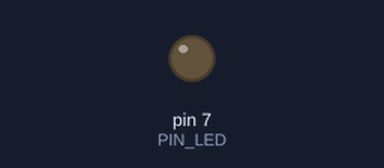
The sketch below on a simulated Arduino Uno, built with avr-gcc and run on an emulated ATmega328P. On the bench: output pins drawn as LEDs (lit = HIGH). Dashed ring = blinking. At 2.0 s the program stops and its outputs stay as they are.

Above: at 0.5 s.
At 1.76 s:
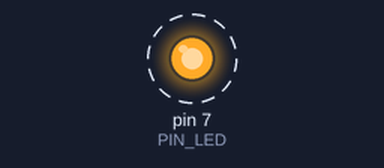
Timing chart, 0 to 3.0 s (numbered marks = the images above):
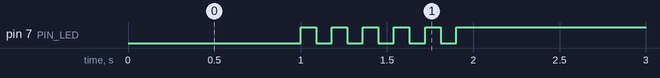

Measured:
- by itself, pin 7 (PIN_LED): alternates HIGH for 0.09 s and LOW for 0.09 s, 11 changes in all, then stays HIGH

The sketch:

05_practice_2.ino
```cpp
#define PIN_LED 7
unsigned int count, toggle;

void setup() {
  // put your setup code here, to run once:
  pinMode(PIN_LED,OUTPUT);
  count = 0;
  toggle = 0;
  digitalWrite(PIN_LED,toggle);

}

void loop() {
  // put your main code here, to run repeatedly
  digitalWrite(PIN_LED,toggle);
  delay(1000);
  while(count<11){
    toggle = toggle_state(toggle);
    digitalWrite(PIN_LED,toggle);
    count++;
    delay(1000/11);
  }

  while(1){

  }
}

int toggle_state(int toggle){
  toggle = !toggle;
  return toggle;
}
```
